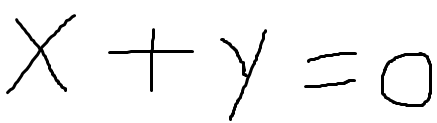
#> input picture tests/test1.png, 437 x 123 px
$ jupyter execute --allow-errors model.ipynb   (shell and % lines are left out)
#> lines starting #> are read from the running program, lines starting #| are printed output that depends on the picture; after the words box and inside, x2 and y2 are one past the last pixel; in counts of white or black regions, pixels touching at a corner belong together
#> further down, img is the input picture: shape (123, 437, 3); min 0, max 255, mean 243.9
# Extracting symbols from image using `OpenCV`

[cell 1]
import os
import pickle
import cv2
import numpy as np
from functools import cmp_to_key
from sklearn.model_selection import train_test_split
import tensorflow.keras as keras
import tensorflow as tf

from tensorflow import keras
import matplotlib.pyplot as plt

Note that these functions have small logic differences <br>
between them and the functions in `imgPreProcess.py` <br>
This is for debugging purposes

[cell 2]
def extractSymbols(imgOrig, showSteps = False, verticalSymbols = False):
#> called with showSteps = True, verticalSymbols = False
    debugImgSteps = []
    imgGray = cv2.cvtColor(imgOrig,cv2.COLOR_BGR2GRAY)
    imgFiltered = cv2.medianBlur(imgGray, 5)
    debugImgSteps.append(imgFiltered)

    imgCanny = cv2.Canny(imgFiltered, 50,180)
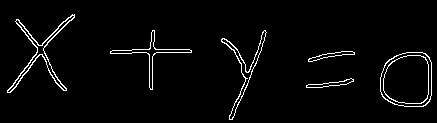
#> imgCanny: shape (123, 437); 3.1% white in thin lines or dots, all inside (x1, y1, x2, y2) = (7, 14, 432, 120)
    debugImgSteps.append(imgCanny)

    kernel = np.ones((5,5), np.uint8)
    imgDilated = cv2.dilate(imgCanny, kernel, iterations=5)
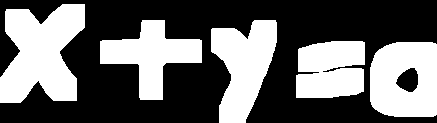
#> imgDilated: shape (123, 437); 40.6% white; 5 white regions
    debugImgSteps.append(imgDilated)

    contours, _= cv2.findContours(imgDilated, cv2.RETR_EXTERNAL, cv2.CHAIN_APPROX_NONE)
#> contours = 5 contours; box (x1, y1, x2, y2) and area: (0, 4, 85, 103) 5696, (370, 42, 437, 117) 4589, (211, 20, 277, 123) 4147, (100, 20, 202, 100) 3644, (296, 41, 365, 98) 3332

    boundingBoxes = []
    for contour in contours:
        x,y,w,h = cv2.boundingRect(contour)
        boundingBoxes.append((x,y,w,h))
#> this loop made 5 passes
#> (x, y, w, h) on passes 1 to 5: (370, 42, 67, 75), (296, 41, 69, 57), (211, 20, 66, 103), (100, 20, 102, 80), (0, 4, 85, 99)
#> after the loop, boundingBoxes = [(370, 42, 67, 75), (296, 41, 69, 57), (211, 20, 66, 103), (100, 20, 102, 80), (0, 4, 85, 99)]

    global rowsG
    rowsG, _, _ = imgOrig.shape
#> rowsG = 123
    key_leftRightTopBottom = cmp_to_key(leftRightTopBottom)
    if (verticalSymbols):
        boundingBoxes = sorted(boundingBoxes, key=key_leftRightTopBottom)
    else:
        boundingBoxes = sorted(boundingBoxes, key=lambda x : x[0])
#> boundingBoxes = [(0, 4, 85, 99), (100, 20, 102, 80), (211, 20, 66, 103), (296, 41, 69, 57), (370, 42, 67, 75)]

    symbols = []
    for box in boundingBoxes:
        x,y,w,h = box
        mathSymbol = imgOrig[y:y+h, x:x+w]
        mathSymbol = cv2.cvtColor(mathSymbol, cv2.COLOR_BGR2GRAY) #converting to Gray as tensorflow deals with grayscale or RGB, not BGR
        mathSymbol = cv2.resize(mathSymbol, (45,45), interpolation=cv2.INTER_AREA) #to have the same size as trained images in the dataset
        debugImgSteps.append(mathSymbol)
        mathSymbolF = mathSymbol.astype('float32') #optional: tensorflows deals with float32, not uint8
        symbols.append(mathSymbolF)
#> this loop made 5 passes
#> pass 1, in extractSymbols, `mathSymbol = imgOrig[y:y+h, x:x+w]`:
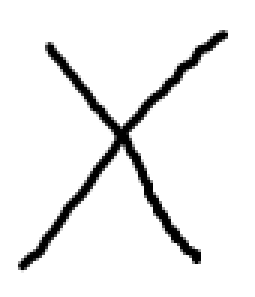
#> mathSymbol: shape (99, 85, 3) (shown 3 times larger); min 0, max 255, mean 237.1
#> pass 1, in extractSymbols, `mathSymbol = cv2.resize(mathSymbol, (45,45), interpolation=cv2.INTER_A..`:
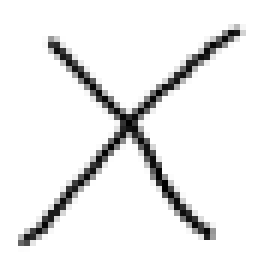
#> mathSymbol: shape (45, 45) (shown 6 times larger); min 0, max 255, mean 237.1
#> after the loop, debugImgSteps = 8 items; symbols = 5 items

    if showSteps:
        dispImages(debugImgSteps)

    return symbols

[cell 3]
# [30 lines left out: function leftRightTopBottom, not called in this run]

[cell 4]
def dispImages(imgs):
    for img in imgs:
        cv2.imshow('Image', img)
        cv2.waitKey(0)
    else:
        cv2.destroyAllWindows()
#> this loop made 8 passes

[cell 5]
img = cv2.imread('tests/test1.png')
symbols = extractSymbols(img, showSteps=True)
#> symbols = 5 items

$ run again, with tests/test11.png copied over tests/test1.png
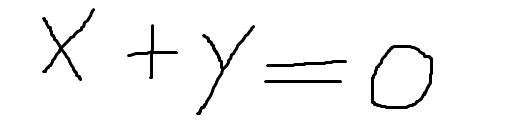
#> input picture tests/test11.png, 512 x 121 px
#> img is the input picture: shape (121, 512, 3); min 0, max 255, mean 245.3
#> in extractSymbols, `imgCanny = cv2.Canny(imgFiltered, 50,180)`:
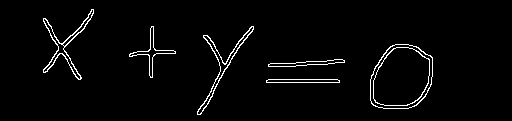
#> imgCanny: shape (121, 512); 2.7% white in thin lines or dots, all inside (x1, y1, x2, y2) = (43, 9, 433, 115)
#> imgDilated: shape (121, 512); 35% white; 5 white regions
#> contours = 5 contours; box (x1, y1, x2, y2) and area: (360, 34, 443, 119) 6173, (33, 0, 104, 90) 4516, (187, 16, 264, 121) 4419, (256, 49, 355, 93) 3881, (119, 16, 186, 88) 2662
#> the loop in extractSymbols, `for contour in contours:` made 5 passes
#> (x, y, w, h) on passes 1 to 5: (256, 49, 99, 44), (360, 34, 83, 85), (187, 16, 77, 105), (119, 16, 67, 72), (33, 0, 71, 90)
#> after the loop in extractSymbols, `for contour in contours:`: boundingBoxes = [(256, 49, 99, 44), (360, 34, 83, 85), (187, 16, 77, 105), (119, 16, 67, 72), (33, 0, 71, 90)]
#> in extractSymbols, `boundingBoxes = sorted(boundingBoxes, key=lambda x : x[0])`: boundingBoxes = [(33, 0, 71, 90), (119, 16, 67, 72), (187, 16, 77, 105), (256, 49, 99, 44), (360, 34, 83, 85)]
#> the loop in extractSymbols, `for box in boundingBoxes:` made 5 passes
#> pass 1, in extractSymbols, `mathSymbol = cv2.resize(mathSymbol, (45,45), interpolation=cv2.INTER_A..`:
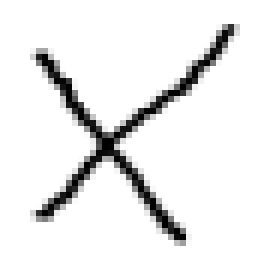
#> mathSymbol: shape (45, 45) (shown 6 times larger); min 0, max 255, mean 235.6
#> after the loop in extractSymbols, `for box in boundingBoxes:`: debugImgSteps = 8 items; symbols = 5 items
#> the loop in dispImages, `for img in imgs:` made 8 passes

$ run again, with tests/test13.png copied over tests/test1.png
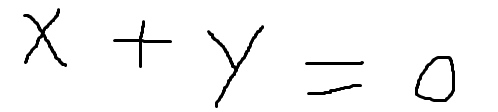
#> input picture tests/test13.png, 498 x 112 px
#> img is the input picture: shape (112, 498, 3); min 0, max 255, mean 245.9
#> in extractSymbols, `imgCanny = cv2.Canny(imgFiltered, 50,180)`:
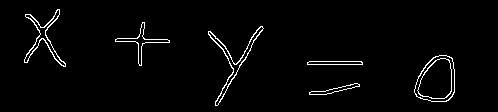
#> imgCanny: shape (112, 498); 2.4% white in thin lines or dots, all inside (x1, y1, x2, y2) = (24, 9, 455, 106)
#> imgDilated: shape (112, 498); 33.1% white; 5 white regions
#> contours = 5 contours; box (x1, y1, x2, y2) and area: (198, 16, 274, 112) 4334, (14, 0, 76, 77) 3768, (404, 45, 465, 112) 3571, (297, 51, 373, 105) 3482, (105, 12, 180, 76) 2650
#> the loop in extractSymbols, `for contour in contours:` made 5 passes
#> (x, y, w, h) on passes 1 to 5: (297, 51, 76, 54), (404, 45, 61, 67), (198, 16, 76, 96), (105, 12, 75, 64), (14, 0, 62, 77)
#> after the loop in extractSymbols, `for contour in contours:`: boundingBoxes = [(297, 51, 76, 54), (404, 45, 61, 67), (198, 16, 76, 96), (105, 12, 75, 64), (14, 0, 62, 77)]
#> in extractSymbols, `boundingBoxes = sorted(boundingBoxes, key=lambda x : x[0])`: boundingBoxes = [(14, 0, 62, 77), (105, 12, 75, 64), (198, 16, 76, 96), (297, 51, 76, 54), (404, 45, 61, 67)]
#> the loop in extractSymbols, `for box in boundingBoxes:` made 5 passes
#> pass 1, in extractSymbols, `mathSymbol = cv2.resize(mathSymbol, (45,45), interpolation=cv2.INTER_A..`:
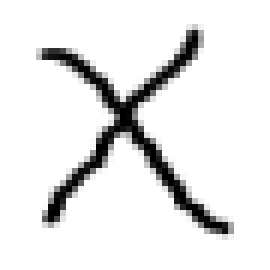
#> mathSymbol: shape (45, 45) (shown 6 times larger); min 0, max 255, mean 231.7
#> after the loop in extractSymbols, `for box in boundingBoxes:`: debugImgSteps = 8 items; symbols = 5 items
#> the loop in dispImages, `for img in imgs:` made 8 passes
